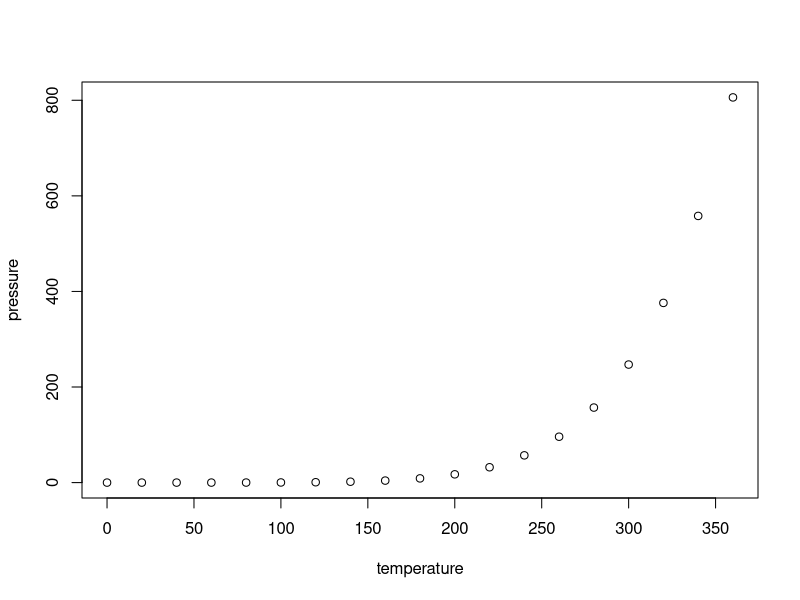
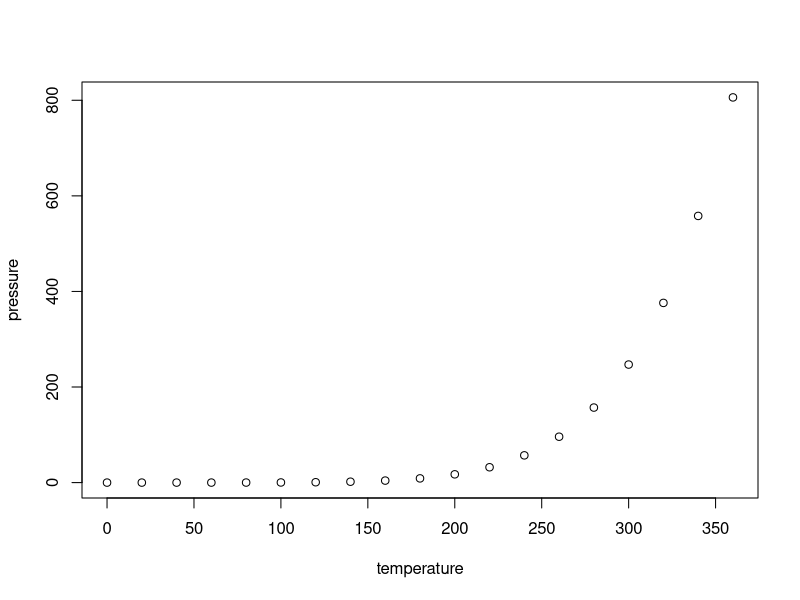
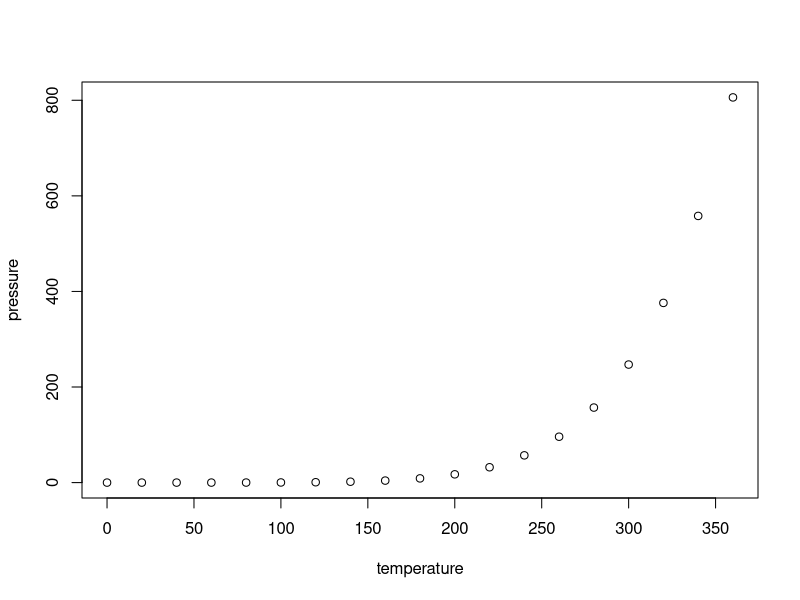
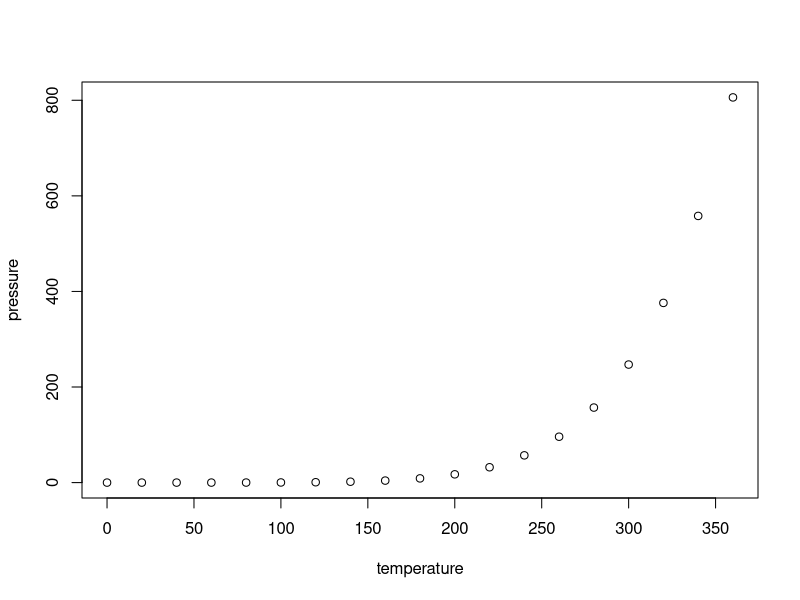

These charts were generated, in order, by the following R code:
## ---- chunk 1
summary(cars)
## ---- chunk 2
plot(pressure)
## ---- chunk 3
plot(pressure)
## ---- chunk 4
plot(pressure)
## ---- chunk 5
plot(pressure)
